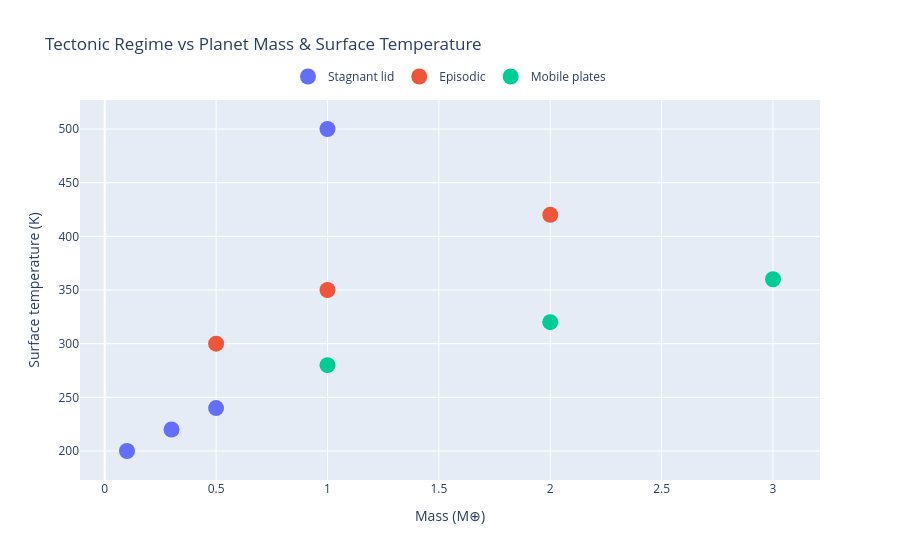

Write notebook code for a chart like this one.
### Markdown cell above
## 6. Tectonic Regime vs Planet Mass & Surface Temperature

Stagnant lid, episodic, and mobile plate regimes. Most planets are stagnant lid. Drives `tectonic-system` regime selection.

### Code cell
fig = go.Figure()
for regime, ms, ts in [
    ("Stagnant lid",  [0.1,0.3,0.5,1.0], [200,220,240,500]),
    ("Episodic",      [0.5,1.0,2.0],     [300,350,420]),
    ("Mobile plates", [1.0,2.0,3.0],     [280,320,360]),
]:
    fig.add_trace(go.Scatter(x=ms, y=ts, mode='markers', marker=dict(size=16), name=regime))

fig.update_layout(title="Tectonic Regime vs Planet Mass & Surface Temperature",
                  xaxis_title="Mass (M\u2295)", yaxis_title="Surface temperature (K)",
                  legend=dict(orientation='h', y=1.1, x=0.5, xanchor='center'))
fig.show()

### Figure 1 — Plotly figure (JSON) as saved in the notebook; plotly's stock layout.template omitted (floating-point values rounded to 4 significant figures)
{"data": [{"marker": {"size": 16}, "mode": "markers", "name": "Stagnant lid", "type": "scatter", "x": [0.1, 0.3, 0.5, 1.0], "y": [200, 220, 240, 500]}, {"marker": {"size": 16}, "mode": "markers", "name": "Episodic", "type": "scatter", "x": [0.5, 1.0, 2.0], "y": [300, 350, 420]}, {"marker": {"size": 16}, "mode": "markers", "name": "Mobile plates", "type": "scatter", "x": [1.0, 2.0, 3.0], "y": [280, 320, 360]}], "layout": {"legend": {"orientation": "h", "x": 0.5, "xanchor": "center", "y": 1.1}, "title": {"text": "Tectonic Regime vs Planet Mass & Surface Temperature"}, "xaxis": {"title": {"text": "Mass (M⊕)"}}, "yaxis": {"title": {"text": "Surface temperature (K)"}}}}
